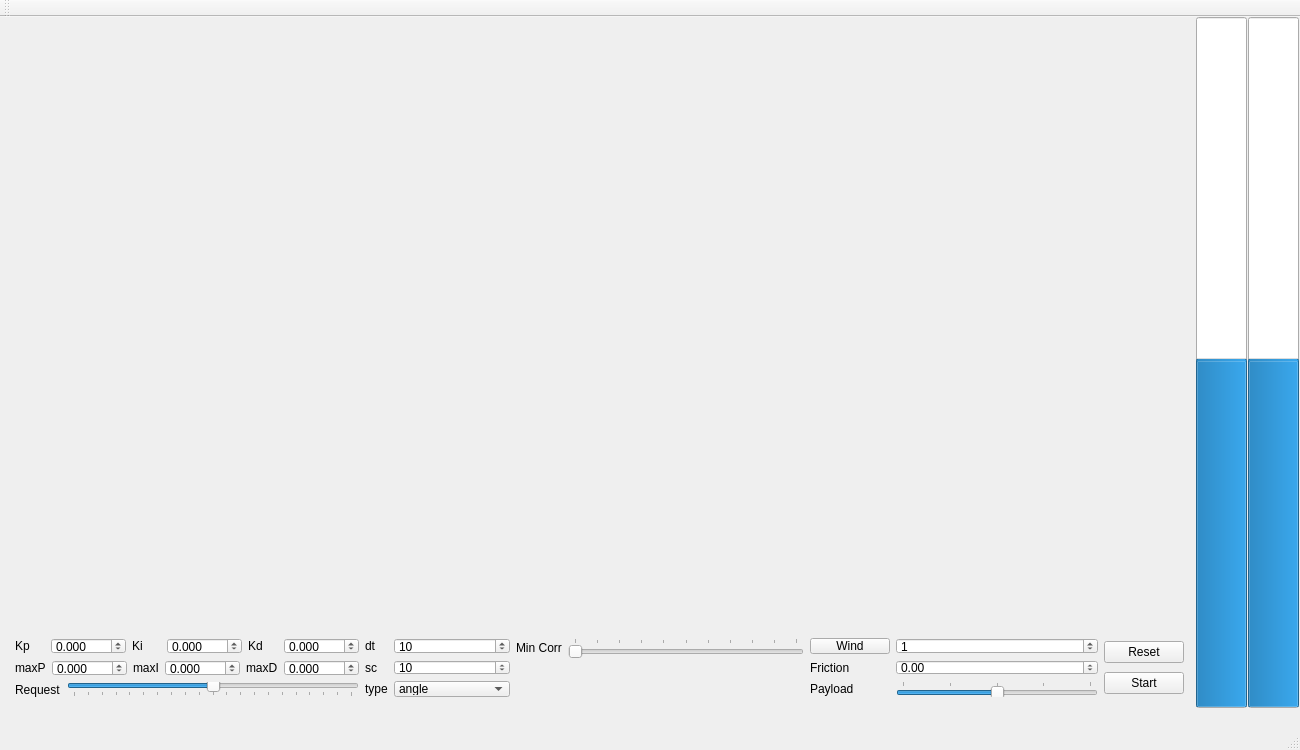
<?xml version="1.0" encoding="UTF-8"?>
<ui version="4.0">
 <class>PID_test</class>
 <widget class="QMainWindow" name="PID_test">
  <property name="geometry">
   <rect>
    <x>0</x>
    <y>0</y>
    <width>1300</width>
    <height>750</height>
   </rect>
  </property>
  <property name="windowTitle">
   <string>PID_test</string>
  </property>
  <widget class="QWidget" name="centralWidget">
   <widget class="QWidget" name="verticalLayoutWidget_2">
    <property name="geometry">
     <rect>
      <x>10</x>
      <y>0</y>
      <width>1181</width>
      <height>601</height>
     </rect>
    </property>
    <layout class="QVBoxLayout" name="verticalLayout_2">
     <item>
      <widget class="QwtPlot" name="plot"/>
     </item>
     <item>
      <widget class="QwtPlot" name="plot_val"/>
     </item>
    </layout>
   </widget>
   <widget class="QProgressBar" name="value">
    <property name="geometry">
     <rect>
      <x>1196</x>
      <y>0</y>
      <width>51</width>
      <height>691</height>
     </rect>
    </property>
    <property name="minimum">
     <number>-1000</number>
    </property>
    <property name="maximum">
     <number>1000</number>
    </property>
    <property name="value">
     <number>0</number>
    </property>
    <property name="orientation">
     <enum>Qt::Vertical</enum>
    </property>
    <property name="format">
     <string>%v</string>
    </property>
   </widget>
   <widget class="QProgressBar" name="diff">
    <property name="geometry">
     <rect>
      <x>1248</x>
      <y>0</y>
      <width>51</width>
      <height>691</height>
     </rect>
    </property>
    <property name="sizePolicy">
     <sizepolicy hsizetype="Expanding" vsizetype="Expanding">
      <horstretch>0</horstretch>
      <verstretch>0</verstretch>
     </sizepolicy>
    </property>
    <property name="minimum">
     <number>-1000</number>
    </property>
    <property name="maximum">
     <number>1000</number>
    </property>
    <property name="value">
     <number>0</number>
    </property>
    <property name="orientation">
     <enum>Qt::Vertical</enum>
    </property>
    <property name="format">
     <string>%v</string>
    </property>
   </widget>
   <widget class="QWidget" name="horizontalLayoutWidget">
    <property name="geometry">
     <rect>
      <x>4</x>
      <y>610</y>
      <width>1191</width>
      <height>81</height>
     </rect>
    </property>
    <layout class="QHBoxLayout" name="horizontalLayout_4">
     <item>
      <layout class="QVBoxLayout" name="verticalLayout">
       <item>
        <layout class="QHBoxLayout" name="horizontalLayout">
         <item>
          <widget class="QLabel" name="label_Kp">
           <property name="text">
            <string>Kp</string>
           </property>
          </widget>
         </item>
         <item>
          <widget class="QDoubleSpinBox" name="Kp">
           <property name="decimals">
            <number>3</number>
           </property>
           <property name="minimum">
            <double>-100.000000000000000</double>
           </property>
           <property name="maximum">
            <double>100.000000000000000</double>
           </property>
           <property name="singleStep">
            <double>0.100000000000000</double>
           </property>
          </widget>
         </item>
         <item>
          <widget class="QLabel" name="label_Ki">
           <property name="text">
            <string>Ki</string>
           </property>
          </widget>
         </item>
         <item>
          <widget class="QDoubleSpinBox" name="Ki">
           <property name="decimals">
            <number>3</number>
           </property>
           <property name="minimum">
            <double>-100.000000000000000</double>
           </property>
           <property name="maximum">
            <double>100.000000000000000</double>
           </property>
           <property name="singleStep">
            <double>0.100000000000000</double>
           </property>
          </widget>
         </item>
         <item>
          <widget class="QLabel" name="label_Kd">
           <property name="text">
            <string>Kd</string>
           </property>
          </widget>
         </item>
         <item>
          <widget class="QDoubleSpinBox" name="Kd">
           <property name="decimals">
            <number>3</number>
           </property>
           <property name="minimum">
            <double>-100.000000000000000</double>
           </property>
           <property name="maximum">
            <double>100.000000000000000</double>
           </property>
           <property name="singleStep">
            <double>0.100000000000000</double>
           </property>
          </widget>
         </item>
        </layout>
       </item>
       <item>
        <layout class="QHBoxLayout" name="horizontalLayout_3">
         <item>
          <widget class="QLabel" name="label_Kp_2">
           <property name="text">
            <string>maxP</string>
           </property>
          </widget>
         </item>
         <item>
          <widget class="QDoubleSpinBox" name="Kp_2">
           <property name="decimals">
            <number>3</number>
           </property>
           <property name="minimum">
            <double>-100.000000000000000</double>
           </property>
           <property name="maximum">
            <double>100.000000000000000</double>
           </property>
           <property name="singleStep">
            <double>0.100000000000000</double>
           </property>
          </widget>
         </item>
         <item>
          <widget class="QLabel" name="label_Ki_2">
           <property name="text">
            <string>maxI</string>
           </property>
          </widget>
         </item>
         <item>
          <widget class="QDoubleSpinBox" name="Ki_2">
           <property name="decimals">
            <number>3</number>
           </property>
           <property name="minimum">
            <double>-100.000000000000000</double>
           </property>
           <property name="maximum">
            <double>100.000000000000000</double>
           </property>
           <property name="singleStep">
            <double>0.100000000000000</double>
           </property>
          </widget>
         </item>
         <item>
          <widget class="QLabel" name="label_Kd_2">
           <property name="text">
            <string>maxD</string>
           </property>
          </widget>
         </item>
         <item>
          <widget class="QDoubleSpinBox" name="Kd_2">
           <property name="decimals">
            <number>3</number>
           </property>
           <property name="minimum">
            <double>-100.000000000000000</double>
           </property>
           <property name="maximum">
            <double>100.000000000000000</double>
           </property>
           <property name="singleStep">
            <double>0.100000000000000</double>
           </property>
          </widget>
         </item>
        </layout>
       </item>
       <item>
        <layout class="QHBoxLayout" name="horizontalLayout_2">
         <item>
          <widget class="QLabel" name="label_x">
           <property name="text">
            <string>Request</string>
           </property>
          </widget>
         </item>
         <item>
          <widget class="QSlider" name="x">
           <property name="minimum">
            <number>-1000</number>
           </property>
           <property name="maximum">
            <number>1000</number>
           </property>
           <property name="singleStep">
            <number>1</number>
           </property>
           <property name="pageStep">
            <number>100</number>
           </property>
           <property name="tracking">
            <bool>true</bool>
           </property>
           <property name="orientation">
            <enum>Qt::Horizontal</enum>
           </property>
           <property name="invertedAppearance">
            <bool>false</bool>
           </property>
           <property name="tickPosition">
            <enum>QSlider::TicksBelow</enum>
           </property>
           <property name="tickInterval">
            <number>100</number>
           </property>
          </widget>
         </item>
        </layout>
       </item>
      </layout>
     </item>
     <item>
      <layout class="QFormLayout" name="formLayout">
       <property name="fieldGrowthPolicy">
        <enum>QFormLayout::AllNonFixedFieldsGrow</enum>
       </property>
       <item row="0" column="0">
        <widget class="QLabel" name="label_dt">
         <property name="text">
          <string>dt</string>
         </property>
        </widget>
       </item>
       <item row="0" column="1">
        <widget class="QSpinBox" name="dt">
         <property name="minimum">
          <number>1</number>
         </property>
         <property name="maximum">
          <number>100</number>
         </property>
         <property name="value">
          <number>10</number>
         </property>
        </widget>
       </item>
       <item row="2" column="0">
        <widget class="QLabel" name="label_type">
         <property name="text">
          <string>type</string>
         </property>
        </widget>
       </item>
       <item row="2" column="1">
        <widget class="QComboBox" name="comboBox_type">
         <property name="currentIndex">
          <number>1</number>
         </property>
         <item>
          <property name="text">
           <string>angular velocity</string>
          </property>
         </item>
         <item>
          <property name="text">
           <string>angle</string>
          </property>
         </item>
        </widget>
       </item>
       <item row="1" column="0">
        <widget class="QLabel" name="label_dt_3">
         <property name="text">
          <string>sc</string>
         </property>
        </widget>
       </item>
       <item row="1" column="1">
        <widget class="QSpinBox" name="scale">
         <property name="minimum">
          <number>1</number>
         </property>
         <property name="maximum">
          <number>100</number>
         </property>
         <property name="value">
          <number>10</number>
         </property>
        </widget>
       </item>
      </layout>
     </item>
     <item>
      <layout class="QFormLayout" name="formLayout_5">
       <item row="0" column="0">
        <widget class="QLabel" name="label_2">
         <property name="text">
          <string>Min Corr</string>
         </property>
        </widget>
       </item>
       <item row="0" column="1">
        <widget class="QSlider" name="mincorr">
         <property name="minimum">
          <number>0</number>
         </property>
         <property name="maximum">
          <number>10</number>
         </property>
         <property name="orientation">
          <enum>Qt::Horizontal</enum>
         </property>
         <property name="tickPosition">
          <enum>QSlider::TicksAbove</enum>
         </property>
         <property name="tickInterval">
          <number>1</number>
         </property>
        </widget>
       </item>
      </layout>
     </item>
     <item>
      <layout class="QFormLayout" name="formLayout_2">
       <property name="fieldGrowthPolicy">
        <enum>QFormLayout::AllNonFixedFieldsGrow</enum>
       </property>
       <item row="0" column="0">
        <widget class="QPushButton" name="pushButton_wind">
         <property name="text">
          <string>Wind</string>
         </property>
        </widget>
       </item>
       <item row="0" column="1">
        <widget class="QSpinBox" name="spinBox_wind">
         <property name="minimum">
          <number>-50</number>
         </property>
         <property name="maximum">
          <number>50</number>
         </property>
         <property name="value">
          <number>1</number>
         </property>
        </widget>
       </item>
       <item row="1" column="0">
        <widget class="QLabel" name="label_friction">
         <property name="text">
          <string>Friction</string>
         </property>
        </widget>
       </item>
       <item row="1" column="1">
        <widget class="QDoubleSpinBox" name="doubleSpinBox_friction">
         <property name="minimum">
          <double>-10.000000000000000</double>
         </property>
         <property name="maximum">
          <double>10.000000000000000</double>
         </property>
         <property name="value">
          <double>0.000000000000000</double>
         </property>
        </widget>
       </item>
       <item row="2" column="0">
        <widget class="QLabel" name="label">
         <property name="text">
          <string>Payload</string>
         </property>
        </widget>
       </item>
       <item row="2" column="1">
        <widget class="QSlider" name="payload">
         <property name="minimum">
          <number>-10</number>
         </property>
         <property name="maximum">
          <number>10</number>
         </property>
         <property name="orientation">
          <enum>Qt::Horizontal</enum>
         </property>
         <property name="tickPosition">
          <enum>QSlider::TicksAbove</enum>
         </property>
         <property name="tickInterval">
          <number>5</number>
         </property>
        </widget>
       </item>
      </layout>
     </item>
     <item>
      <layout class="QVBoxLayout" name="verticalLayout_3">
       <item>
        <widget class="QPushButton" name="pushButton_reset">
         <property name="text">
          <string>Reset</string>
         </property>
        </widget>
       </item>
       <item>
        <widget class="QPushButton" name="pushButton_pause">
         <property name="text">
          <string>Start</string>
         </property>
        </widget>
       </item>
      </layout>
     </item>
    </layout>
   </widget>
  </widget>
  <widget class="QMenuBar" name="menuBar">
   <property name="geometry">
    <rect>
     <x>0</x>
     <y>0</y>
     <width>1300</width>
     <height>24</height>
    </rect>
   </property>
  </widget>
  <widget class="QToolBar" name="mainToolBar">
   <attribute name="toolBarArea">
    <enum>TopToolBarArea</enum>
   </attribute>
   <attribute name="toolBarBreak">
    <bool>false</bool>
   </attribute>
  </widget>
  <widget class="QStatusBar" name="statusBar"/>
 </widget>
 <layoutdefault spacing="6" margin="11"/>
 <customwidgets>
  <customwidget>
   <class>QwtPlot</class>
   <extends>QFrame</extends>
   <header>qwt_plot.h</header>
  </customwidget>
 </customwidgets>
 <resources/>
 <connections/>
</ui>
